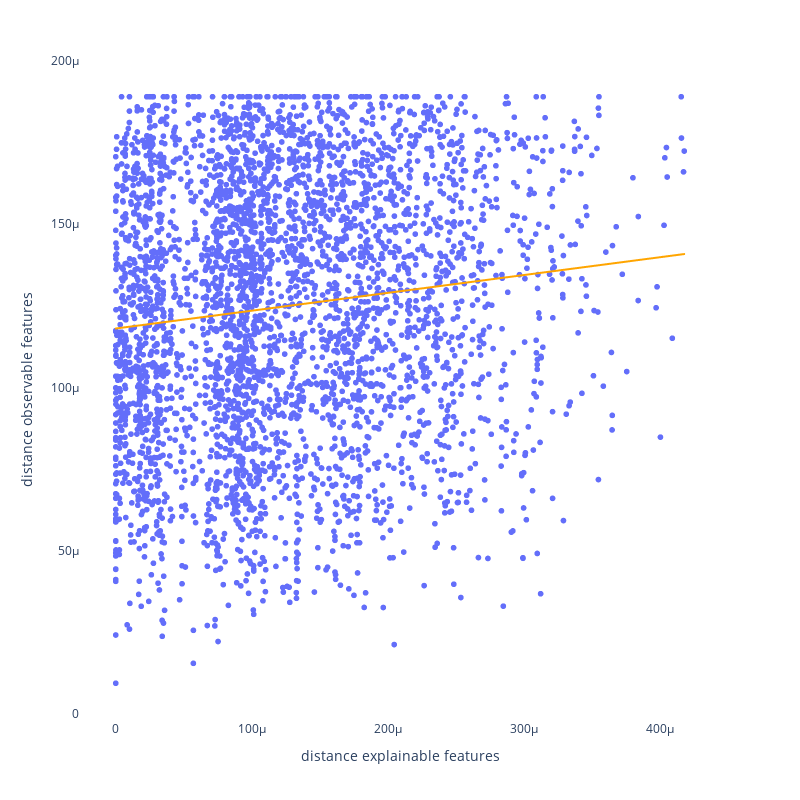

The code cell stored with this chart in its notebook:
### Code cell
make_regression_plot(
    distance_explainable=calculate_explainable_distances_result['df_explainable_distances'],
    distance_observable=observable_patterns_result['pw_norm_dist']
)

### Figure 1 — Plotly figure (JSON) as saved in the notebook; plotly's stock layout.template omitted (floating-point values rounded to 4 significant figures; data arrays with more than 128 entries replaced by an {"elided": "..."} marker saying what was removed)
{"data": [{"hovertemplate": "distance explainable features=%{x}<br>distance observable features=%{y}<extra></extra>", "legendgroup": "", "marker": {"color": "#636efa", "symbol": "circle"}, "mode": "markers", "name": "", "showlegend": false, "type": "scattergl", "x": {"elided": "4005 float values"}, "xaxis": "x", "y": {"elided": "4005 float values"}, "yaxis": "y"}, {"hovertemplate": "<b>OLS trendline</b><br>distance observable features = 0.054574 * distance explainable features + 0.000118031<br>R<sup>2</sup>=0.013747<br><br>distance explainable features=%{x}<br>distance observable features=%{y} <b>(trend)</b><extra></extra>", "legendgroup": "", "line": {"color": "orange"}, "marker": {"color": "#636efa", "symbol": "circle"}, "mode": "lines", "name": "", "showlegend": false, "type": "scattergl", "x": {"elided": "4005 float values"}, "xaxis": "x", "y": {"elided": "4005 float values"}, "yaxis": "y"}], "layout": {"height": 800, "legend": {"tracegroupgap": 0}, "margin": {"t": 60}, "paper_bgcolor": "rgba(0, 0, 0, 0)", "plot_bgcolor": "rgba(0, 0, 0, 0)", "width": 800, "xaxis": {"anchor": "y", "domain": [0, 1], "title": {"text": "distance explainable features"}}, "yaxis": {"anchor": "x", "domain": [0, 1], "title": {"text": "distance observable features"}}}}
